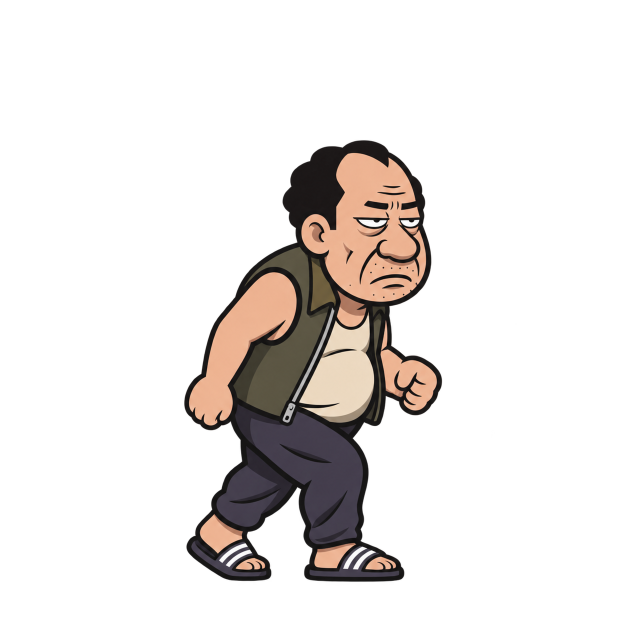
#> input picture Assets/DadSchoolBoss/Art/V7Motion/dad_move_start.png, 1254 x 1254 px (shown at 1/2 size); its folder holds 4 pictures in this run
$ python prepare_dad_motion_v7.py
#> lines starting #> are read from the running program, lines starting #| are printed output that depends on the picture
"""Normalize the v7 motion delivery (Assets/DadSchoolBoss/Art/V7Motion, originals kept untouched) onto the v5 canvas.

v5 character frames are 768x768 with the feet at (384, 720) and a 560 px standing height (Design/dad-motion-assets-v7.md).
The v7 originals are 1254x1254 at their own scale, so each pose gets a scale chosen by head size against the v5 frames
(the README forbids stretching every bounding box to the same height):
  dad move start / stop  0.633  (same standing height as dad_idle_0)
  gum walk passing A / B 0.605  (heads match gum_walk_*, body a touch taller at the passing position, as it should be)
  gum wall hit           0.54   (drawn larger in the original; head matched to gum_hit_0 / gum_fly_0)
  gum crumple            0.60   (sits low: scaled by head, never stretched to standing height)
Standing poses are centred on x=384. The wall poses put their back (right edge of the drawing) at x=534 so the game can
press it against a wall: BackOffset = 150 canvas px (DadSchoolJuice.WallBackOffset).

Writes Assets/DadSchoolBoss/Resources/DadV7/<id>_<action>_<n>.png, picked up by DadArt as extra named actions.
Usage: python3 Tools/prepare_dad_motion_v7.py
"""
from pathlib import Path

from PIL import Image

ROOT = Path(__file__).resolve().parents[1]
SRC = ROOT / "Assets/DadSchoolBoss/Art/V7Motion"
OUT = ROOT / "Assets/DadSchoolBoss/Resources/DadV7"
CANVAS, PIVOT_X, FEET_Y, BACK_X = 768, 384, 720, 534
ALPHA_FLOOR, BOUNDS_ALPHA = 24, 40

POSES = [
    # source, output name, scale, horizontal anchor ("centre" or "back")
    ("dad_move_start", "dad_movestart_0", .633, "centre"),
    ("dad_move_stop", "dad_movestop_0", .633, "centre"),
    ("gum_walk_pass_a", "gum_pass_0", .605, "centre"),
    ("gum_walk_pass_b", "gum_pass_1", .605, "centre"),
    ("gum_wall_hit", "gum_wallhit_0", .54, "back"),
    ("gum_crumple", "gum_crumple_0", .60, "back"),
]


def main():
    OUT.mkdir(parents=True, exist_ok=True)
    for src, name, scale, anchor in POSES:
        im = Image.open(SRC / (src + ".png")).convert("RGBA")
#> im is the input picture: PIL image 1254x1254 RGBA; mean R, G, B, A 21.6, 17.7, 15.7, 44.2
        im.putalpha(im.getchannel("A").point(lambda v: 0 if v < ALPHA_FLOOR else v))
        box = im.getchannel("A").point(lambda v: 255 if v > BOUNDS_ALPHA else 0).getbbox()
#> box = (368, 280, 884, 1164)
        art = im.crop(box)
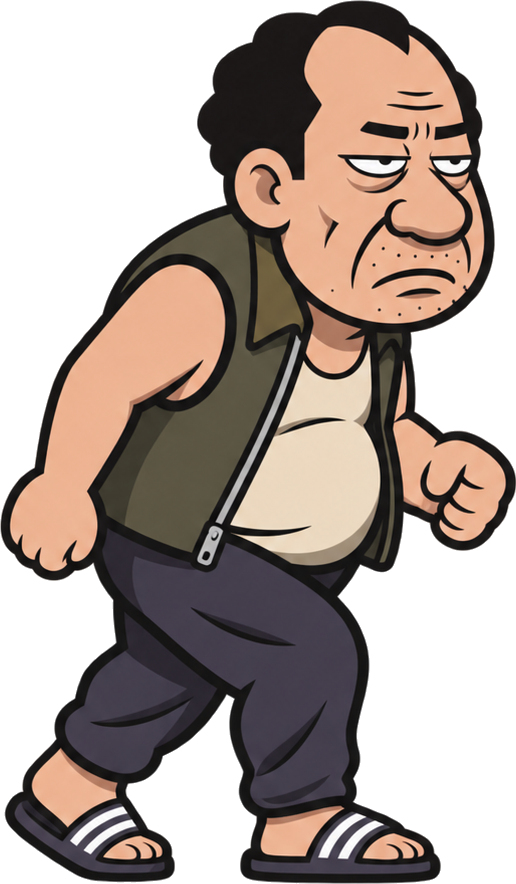
#> art: PIL image 516x884 RGBA; mean R, G, B, A 74.4, 61, 54, 152.2; transparent parts drawn white
        art = art.resize((round(art.width * scale), round(art.height * scale)), Image.LANCZOS)
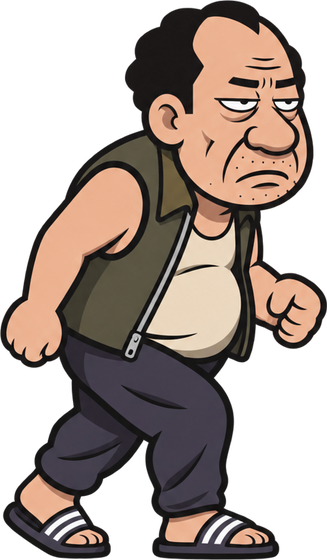
#> art: PIL image 327x560 RGBA; mean R, G, B, A 73.9, 60.7, 53.7, 152.2; transparent parts drawn white
        x = PIVOT_X - art.width // 2 if anchor == "centre" else BACK_X - art.width
#> x = 221
        y = FEET_Y - art.height
#> y = 160
        canvas = Image.new("RGBA", (CANVAS, CANVAS), (0, 0, 0, 0))
#> canvas: PIL image 768x768 RGBA; every value is 0
        canvas.alpha_composite(art, (x, y))
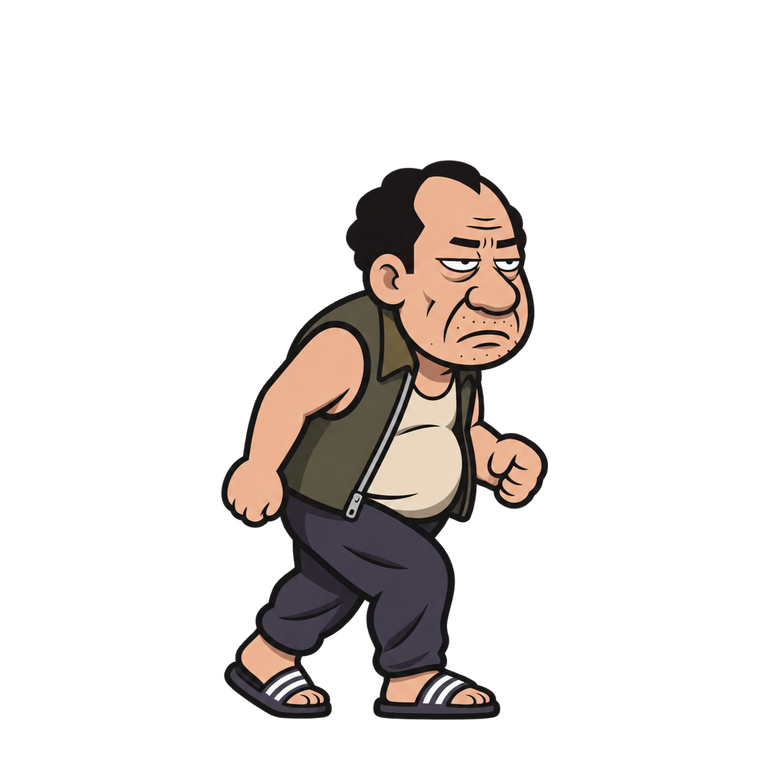
#> canvas: PIL image 768x768 RGBA; mean R, G, B, A 22.9, 18.8, 16.7, 47.3; transparent parts drawn white
        assert x >= 0 and y >= 0 and x + art.width <= CANVAS, (name, x, y, art.size)
        canvas.save(OUT / (name + ".png"))
        print("  %-18s from %-16s scale %.3f  drawn %dx%d at (%d,%d)" % (name, src, scale, art.width, art.height, x, y))
#|   dad_movestart_0    from dad_move_start   scale 0.633  drawn 327x560 at (221,160)
#> pass 2 of the loop in main, `for src, name, scale, anchor in POSES:`:
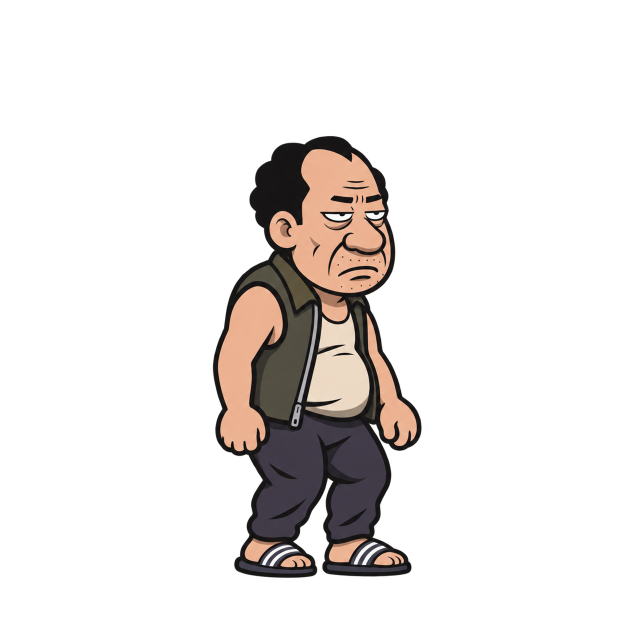
#> input picture Assets/DadSchoolBoss/Art/V7Motion/dad_move_stop.png, 1254 x 1254 px (shown at 1/2 size)
#> in main, im is the input picture: PIL image 1254x1254 RGBA; mean R, G, B, A 19.5, 16, 14.3, 40.6
#> box = (425, 272, 843, 1156)
#> in main, `art = art.resize((round(art.width * scale), round(art.height * scale))..`:
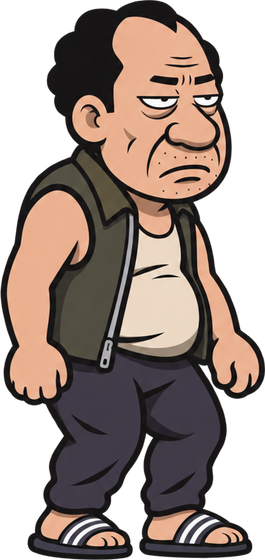
#> art: PIL image 265x560 RGBA; mean R, G, B, A 82.7, 67.8, 60.6, 172.8; transparent parts drawn white
#> in main, `canvas.alpha_composite(art, (x, y))`:
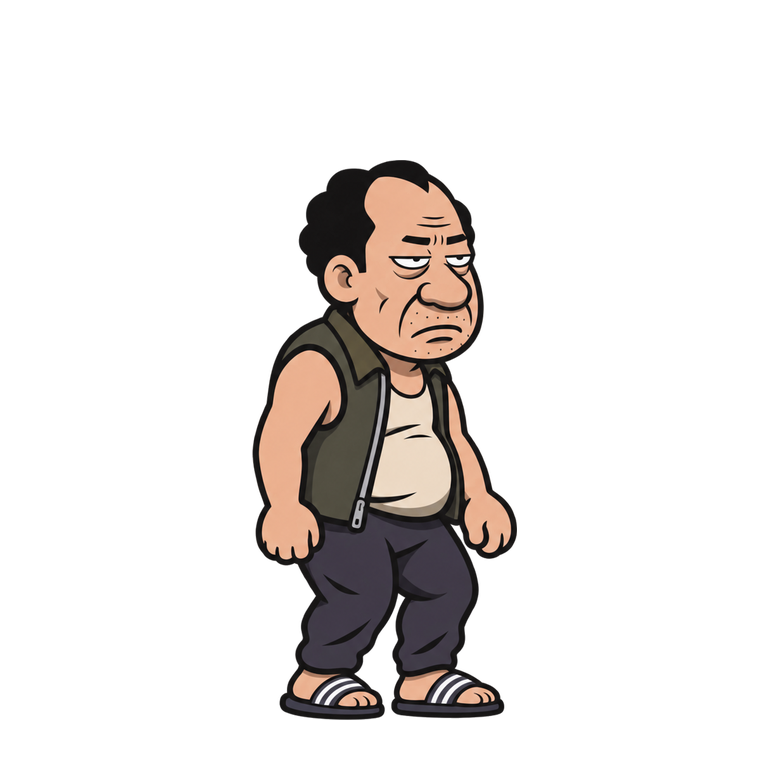
#> canvas: PIL image 768x768 RGBA; mean R, G, B, A 20.8, 17.1, 15.2, 43.5; transparent parts drawn white
#|   dad_movestop_0     from dad_move_stop    scale 0.633  drawn 265x560 at (252,160)
#> pass 3 of the loop in main, `for src, name, scale, anchor in POSES:`:
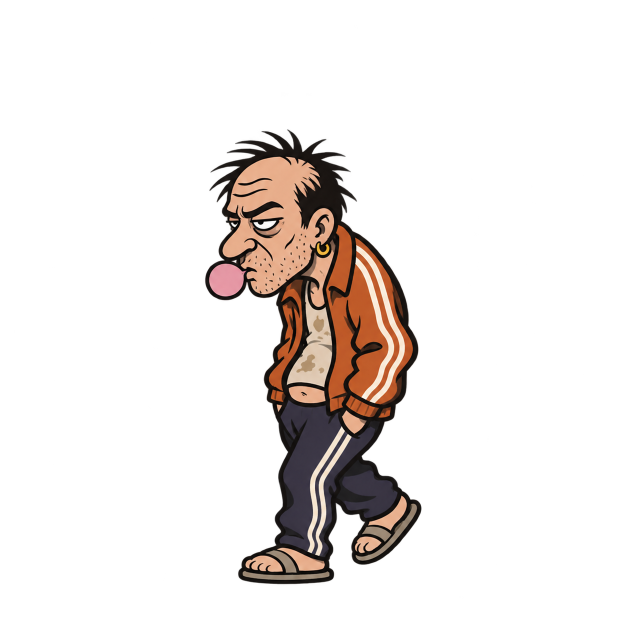
#> input picture Assets/DadSchoolBoss/Art/V7Motion/gum_walk_pass_a.png, 1254 x 1254 px (shown at 1/2 size)
#> in main, im is the input picture: PIL image 1254x1254 RGBA; mean R, G, B, A 17.6, 12.8, 10.5, 35.1
#> box = (410, 259, 843, 1169)
#> in main, `art = art.resize((round(art.width * scale), round(art.height * scale))..`:
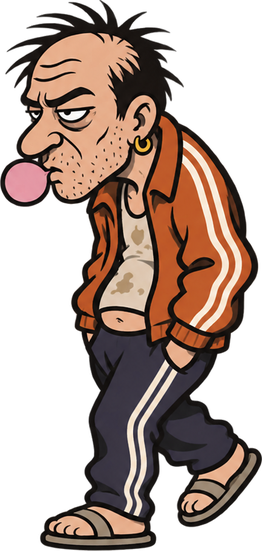
#> art: PIL image 262x551 RGBA; mean R, G, B, A 69.7, 50.8, 41.7, 139.9; transparent parts drawn white
#> in main, `canvas.alpha_composite(art, (x, y))`:
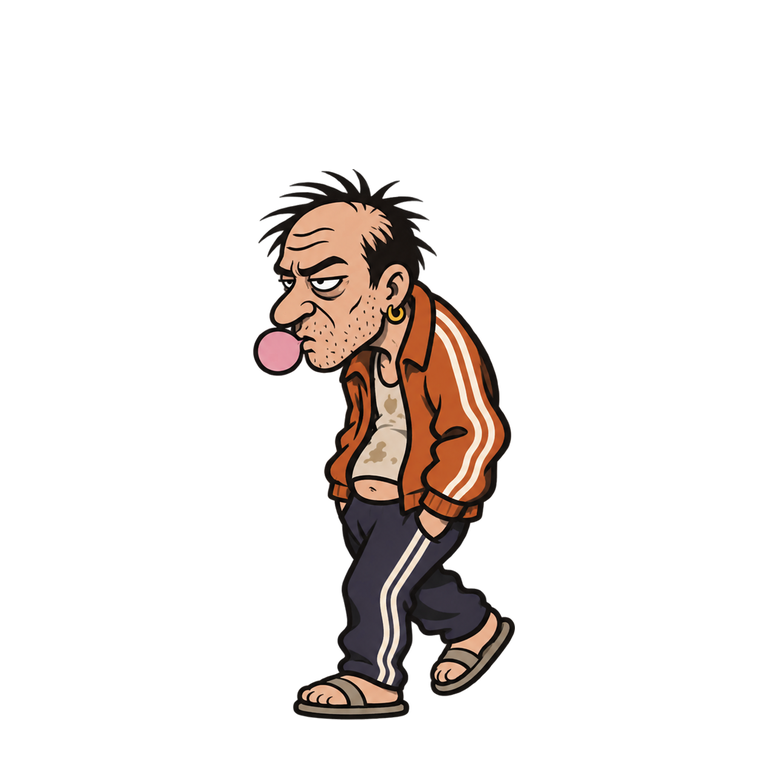
#> canvas: PIL image 768x768 RGBA; mean R, G, B, A 17.1, 12.4, 10.2, 34.3; transparent parts drawn white
#|   gum_pass_0         from gum_walk_pass_a  scale 0.605  drawn 262x551 at (253,169)
#> the loop made 4 passes; the first 3 are shown


if __name__ == "__main__":
#> (the run stopped early here; a loop or call above may not have finished)
